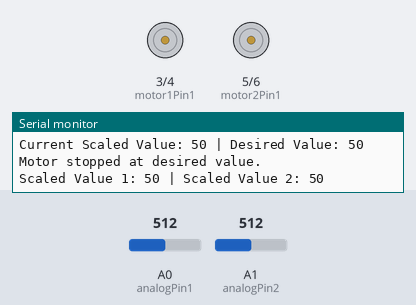
This sketch was run on a simulated Arduino Uno, built with avr-gcc and run on an emulated ATmega328P. On the bench: motor-driver pin pairs drawn as motors (green arrow = first pin HIGH = forward, orange = second pin HIGH = backward, longer = more drive), the last lines printed to the serial monitor. The inputs (shaded band) are chosen by the test bench; at power-on: A0 (analogPin1) = 512, A1 (analogPin2) = 512.

Above: at 11.2 s.
11.3 s: A0 (analogPin1) set to 561
13.6 s: A0 (analogPin1) set to 587
At 15.0 s:
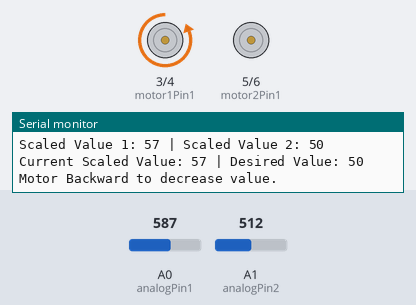
17.4 s: A1 (analogPin2) set to 477
19.7 s: A1 (analogPin2) set to 452
At 21.6 s:
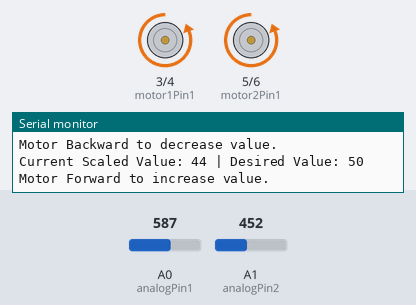
22.4 s: A1 (analogPin2) set to 511
At 24.0 s:
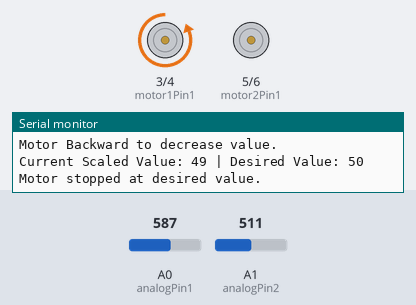
24.7 s: A1 (analogPin2) set to 306
At 26.4 s:
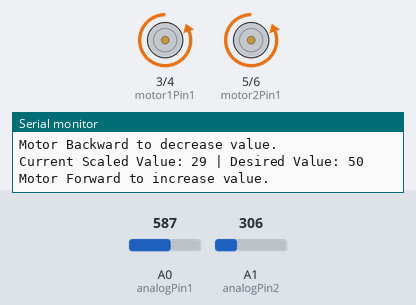
Timing chart, 0 to 27.9 s (numbered marks = the images above; inputs shaded):
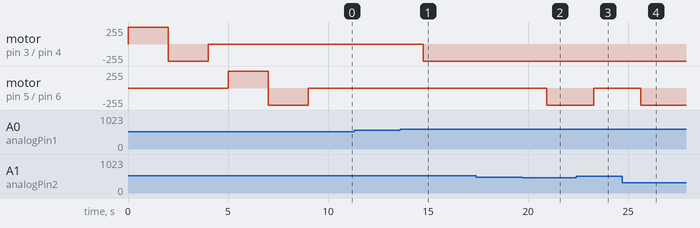

The sketch:

desiredvaluetolerance.ino
```cpp
// Define pins for L298 motor driver
const int motor1Pin1 = 3, motor1Pin2 = 4;  // Motor 1
const int motor2Pin1 = 5, motor2Pin2 = 6;  // Motor 2

// Analog input pins
const int analogPin1 = A0, analogPin2 = A1;

// Desired values
const int desiredValue1 = 50;  // Desired target for motor 1
const int desiredValue2 = 50;  // Desired target for motor 2

// Tolerance for stopping
const int tolerance = 5;

// Variables to store calibration directions
int motor1Direction = 0;  // 1 for Forward, -1 for Backward
int motor2Direction = 0;  // 1 for Forward, -1 for Backward

void setup() {
  Serial.begin(9600);

  // Set motor pins as OUTPUT
  pinMode(motor1Pin1, OUTPUT);
  pinMode(motor1Pin2, OUTPUT);
  pinMode(motor2Pin1, OUTPUT);
  pinMode(motor2Pin2, OUTPUT);

  // Perform calibration for motor 1
  calibrateMotor(analogPin1, motor1Pin1, motor1Pin2, motor1Direction);

  // Perform calibration for motor 2
  calibrateMotor(analogPin2, motor2Pin1, motor2Pin2, motor2Direction);
}

// Calibration function to check motor direction
void calibrateMotor(int analogPin, int pin1, int pin2, int &direction) {
  int initialValue = map(analogRead(analogPin), 0, 1023, 0, 100);
  Serial.print("Initial value for calibration: ");
  Serial.println(initialValue);

  // Move motor forward
  Serial.println("Moving motor forward...");
  digitalWrite(pin1, HIGH);
  digitalWrite(pin2, LOW);
  delay(2000);  // Wait for motor to move
  int valueForward = map(analogRead(analogPin), 0, 1023, 0, 100);
  Serial.print("Value after moving forward: ");
  Serial.println(valueForward);

  // Move motor backward
  Serial.println("Moving motor backward...");
  digitalWrite(pin1, LOW);
  digitalWrite(pin2, HIGH);
  delay(2000);  // Wait for motor to move
  int valueBackward = map(analogRead(analogPin), 0, 1023, 0, 100);
  Serial.print("Value after moving backward: ");
  Serial.println(valueBackward);

  // Determine direction based on the change in value
  if (valueBackward < valueForward) {
    Serial.println("Motor direction: Forward");
    direction = 1;  // Forward direction
  } else {
    Serial.println("Motor direction: Backward");
    direction = -1;  // Backward direction
  }

  // Stop motor after calibration
  digitalWrite(pin1, LOW);
  digitalWrite(pin2, LOW);
  delay(1000);
}

// Main loop function that runs continuously
void loop() {
  // Read and scale values
  int scaledValue1 = map(analogRead(analogPin1), 0, 1023, 0, 100);
  int scaledValue2 = map(analogRead(analogPin2), 0, 1023, 0, 100);

  // Print current scaled values for debugging
  Serial.print("Scaled Value 1: "); Serial.print(scaledValue1);
  Serial.print(" | Scaled Value 2: "); Serial.println(scaledValue2);

  // Control motors using updated logic
  controlMotor(scaledValue1, desiredValue1, motor1Pin1, motor1Pin2, motor1Direction);
  controlMotor(scaledValue2, desiredValue2, motor2Pin1, motor2Pin2, motor2Direction);

  delay(500);  // Stability delay
}

// Function to control motor direction based on scaled value and desired value
void controlMotor(int currentScaledValue, int desiredValue, int pin1, int pin2, int direction) {
  // Debugging output
  Serial.print("Current Scaled Value: ");
  Serial.print(currentScaledValue);
  Serial.print(" | Desired Value: ");
  Serial.println(desiredValue);

  // If the scaled value is lower than the desired value, move forward
  if (currentScaledValue < desiredValue - tolerance) {
    Serial.println("Motor Forward to increase value.");
    if (direction == 1) {
      digitalWrite(pin1, HIGH);  // Move forward
      digitalWrite(pin2, LOW);
    } else {
      digitalWrite(pin1, LOW);   // Move backward (reverse direction)
      digitalWrite(pin2, HIGH);
    }
  }
  // If the scaled value is higher than the desired value, move backward
  else if (currentScaledValue > desiredValue + tolerance) {
    Serial.println("Motor Backward to decrease value.");
    if (direction == -1) {
      digitalWrite(pin1, LOW);   // Move backward
      digitalWrite(pin2, HIGH);
    } else {
      digitalWrite(pin1, HIGH);  // Move forward (reverse direction)
      digitalWrite(pin2, LOW);
    }
  }
  // If the scaled value is within tolerance, stop the motor
  else {
    Serial.println("Motor stopped at desired value.");
    digitalWrite(pin1, LOW);  // Stop the motor
    digitalWrite(pin2, LOW);
  }

  // Small delay for smoother operation
  delay(300);
}
```

Measured:
- the behaviour switches between 572 and 573 on A0 (analogPin1) (found by bisection; images 0 and 1)
- the behaviour switches between 461 and 460 on A1 (analogPin2) (found by bisection; images 1 and 2)
- after the input at 13.6 s, motor on pin 3 (motor1Pin1) / pin 4 (motor1Pin2): stopped → backward 255/255 after 1.2 s
- after the input at 19.7 s, motor on pin 5 (motor2Pin1) / pin 6 (motor2Pin2): stopped → backward 255/255 after 1.2 s
- after the input at 22.4 s, motor on pin 5 (motor2Pin1) / pin 6 (motor2Pin2): backward 255/255 → stopped after 0.89 s
- after the input at 24.7 s, motor on pin 5 (motor2Pin1) / pin 6 (motor2Pin2): stopped → backward 255/255 after 0.94 s
